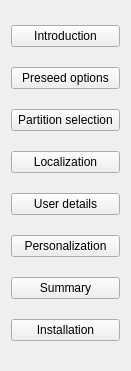
   <widget class="QWidget" name="verticalLayoutWidget">
    <property name="geometry">
     <rect>
      <x>10</x>
      <y>10</y>
      <width>131</width>
      <height>371</height>
     </rect>
    </property>
    <layout class="QVBoxLayout" name="verticalLayout">
     <item>
      <widget class="QPushButton" name="indicator_intro">
       <property name="styleSheet">
        <string notr="true"/>
       </property>
       <property name="text">
        <string>Introduction</string>
       </property>
       <property name="flat">
        <bool>false</bool>
       </property>
      </widget>
     </item>
     <item>
      <widget class="QPushButton" name="indicator_preseed">
       <property name="styleSheet">
        <string notr="true"/>
       </property>
       <property name="text">
        <string>Preseed options</string>
       </property>
       <property name="flat">
        <bool>false</bool>
       </property>
      </widget>
     </item>
     <item>
      <widget class="QPushButton" name="indicator_part">
       <property name="styleSheet">
        <string notr="true"/>
       </property>
       <property name="text">
        <string>Partition selection</string>
       </property>
       <property name="flat">
        <bool>false</bool>
       </property>
      </widget>
     </item>
     <item>
      <widget class="QPushButton" name="indicator_locale">
       <property name="styleSheet">
        <string notr="true"/>
       </property>
       <property name="text">
        <string>Localization</string>
       </property>
       <property name="flat">
        <bool>false</bool>
       </property>
      </widget>
     </item>
     <item>
      <widget class="QPushButton" name="indicator_user">
       <property name="styleSheet">
        <string notr="true"/>
       </property>
       <property name="text">
        <string>User details</string>
       </property>
       <property name="flat">
        <bool>false</bool>
       </property>
      </widget>
     </item>
     <item>
      <widget class="QPushButton" name="indicator_personalization">
       <property name="styleSheet">
        <string notr="true"/>
       </property>
       <property name="text">
        <string>Personalization</string>
       </property>
       <property name="flat">
        <bool>false</bool>
       </property>
      </widget>
     </item>
     <item>
      <widget class="QPushButton" name="indicator_summary">
       <property name="styleSheet">
        <string notr="true"/>
       </property>
       <property name="text">
        <string>Summary</string>
       </property>
       <property name="flat">
        <bool>false</bool>
       </property>
      </widget>
     </item>
     <item>
      <widget class="QPushButton" name="indicator_install">
       <property name="styleSheet">
        <string notr="true"/>
       </property>
       <property name="text">
        <string>Installation</string>
       </property>
       <property name="flat">
        <bool>false</bool>
       </property>
      </widget>
     </item>
    </layout>
   </widget>
